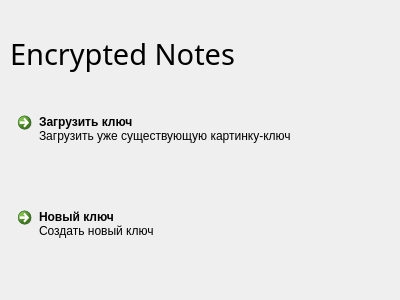
<?xml version="1.0" encoding="UTF-8"?>
<ui version="4.0">
 <class>MainWindow</class>
 <widget class="QMainWindow" name="MainWindow">
  <property name="geometry">
   <rect>
    <x>0</x>
    <y>0</y>
    <width>400</width>
    <height>300</height>
   </rect>
  </property>
  <property name="maximumSize">
   <size>
    <width>500</width>
    <height>400</height>
   </size>
  </property>
  <property name="windowTitle">
   <string>Encrypted Notes</string>
  </property>
  <widget class="QWidget" name="centralwidget">
   <layout class="QVBoxLayout" name="verticalLayout">
    <property name="leftMargin">
     <number>10</number>
    </property>
    <property name="rightMargin">
     <number>10</number>
    </property>
    <property name="bottomMargin">
     <number>10</number>
    </property>
    <item>
     <widget class="QLabel" name="label">
      <property name="font">
       <font>
        <family>MS Gothic</family>
        <pointsize>22</pointsize>
       </font>
      </property>
      <property name="text">
       <string>Encrypted Notes</string>
      </property>
     </widget>
    </item>
    <item>
     <widget class="QCommandLinkButton" name="loadBtn">
      <property name="text">
       <string>Загрузить ключ</string>
      </property>
      <property name="description">
       <string>Загрузить уже существующую картинку-ключ</string>
      </property>
     </widget>
    </item>
    <item>
     <widget class="QCommandLinkButton" name="newBtn">
      <property name="text">
       <string>Новый ключ</string>
      </property>
      <property name="description">
       <string>Создать новый ключ</string>
      </property>
     </widget>
    </item>
   </layout>
  </widget>
 </widget>
 <resources/>
 <connections/>
</ui>
